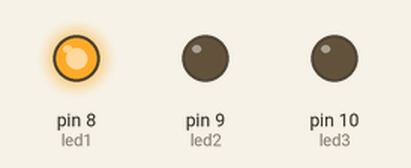
The sketch below on a simulated Arduino Uno, built with avr-gcc and run on an emulated ATmega328P. Parts: output pins drawn as LEDs (lit = HIGH).

Above: at 1.5 s.
At 4.5 s:
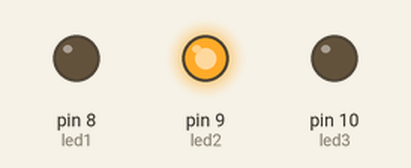
At 7.5 s:
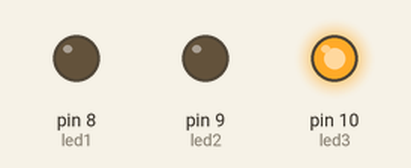
Timing chart, 0 to 11.7 s (numbered marks = the images above):
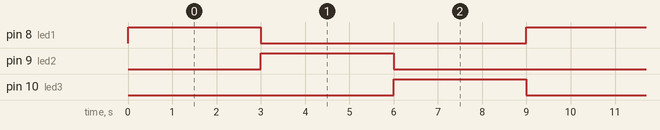

The sketch:

led_traffic.ino
```cpp
int led1 = 8;
int led2 = 9;
int led3 = 10;

void setup(){
  pinMode(led1,OUTPUT);
  pinMode(led2,OUTPUT);
  pinMode(led3,OUTPUT);
}

void loop(){
  digitalWrite(led1,HIGH);
  delay(3000);
  digitalWrite(led1,LOW);
delay(0);

digitalWrite(led2,HIGH);
  delay(3000);
  digitalWrite(led2,LOW);
delay(0);

digitalWrite(led3,HIGH);
  delay(3000);
  digitalWrite(led3,LOW);
delay(0);

}
```

Measured:
- by itself, pin 8 (led1), pin 9 (led2), pin 10 (led3): alternates HIGH for 3.0 s and LOW for 6.0 s
- by itself, everything shown: repeats every 9.0 s, in 4 steps
